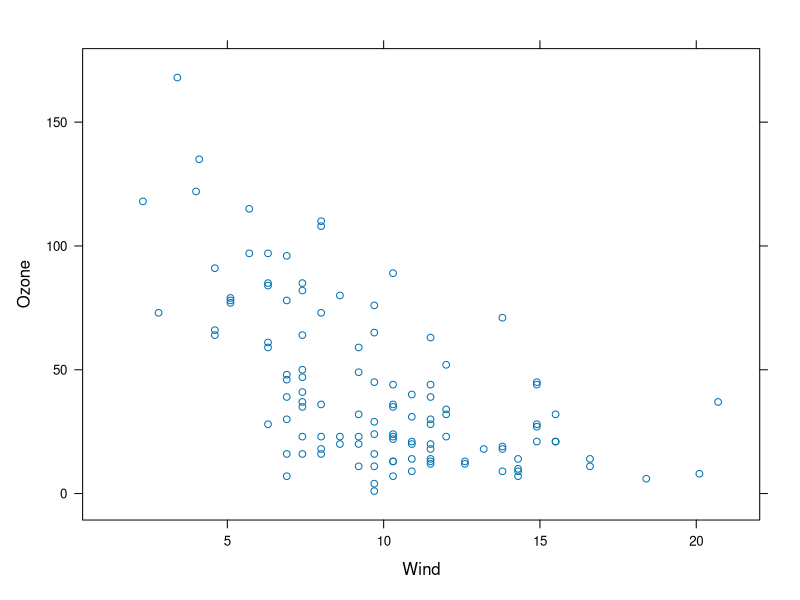
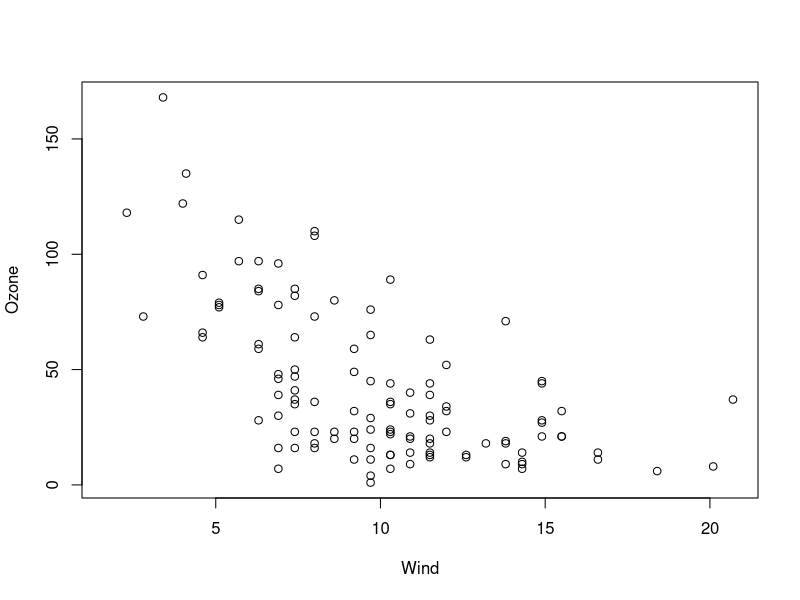
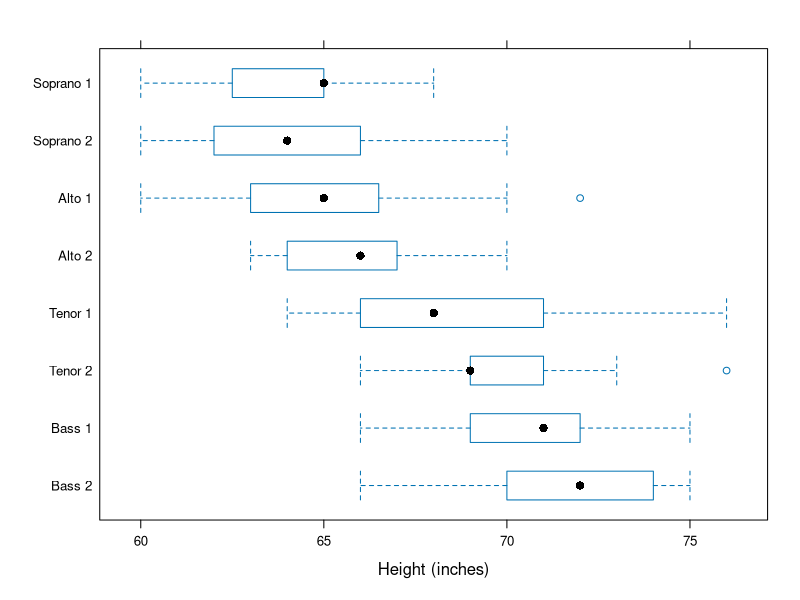
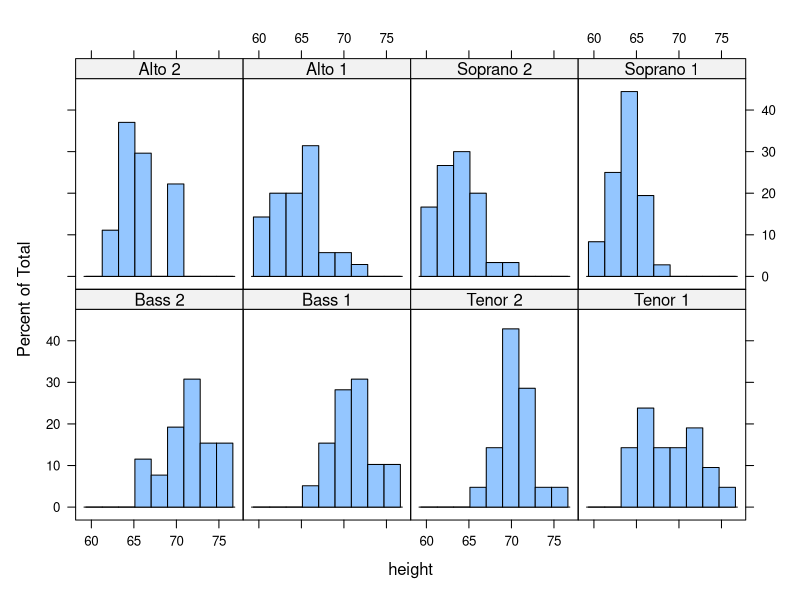
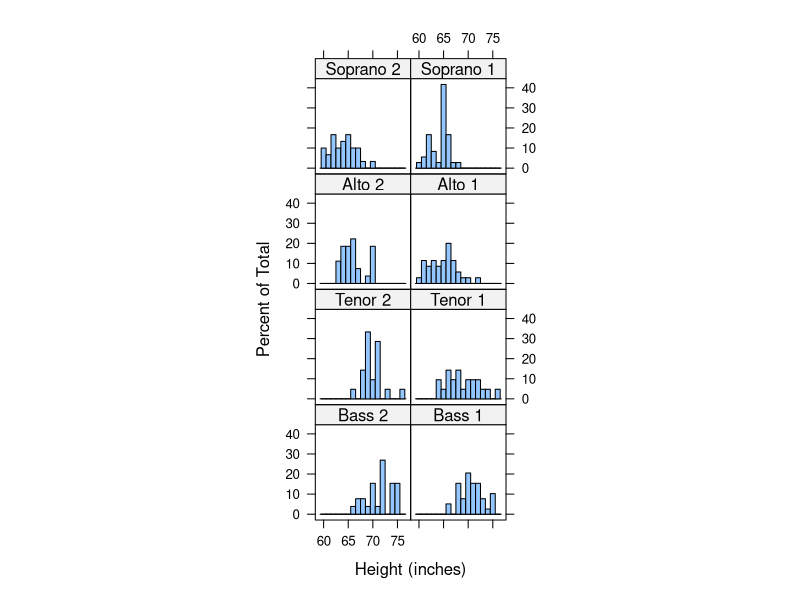
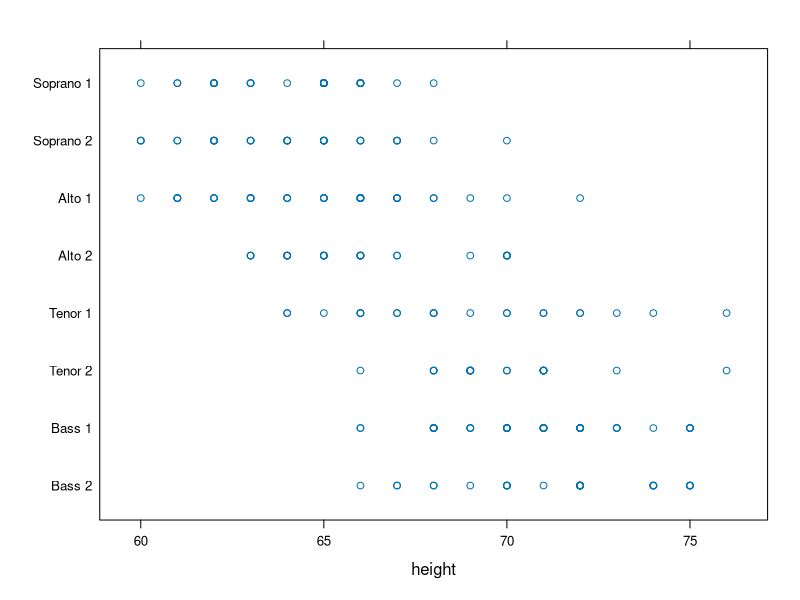
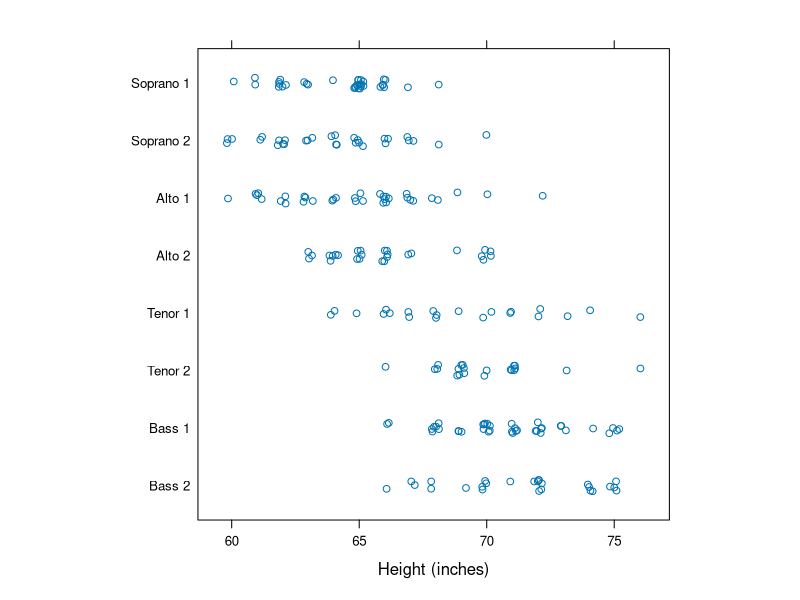
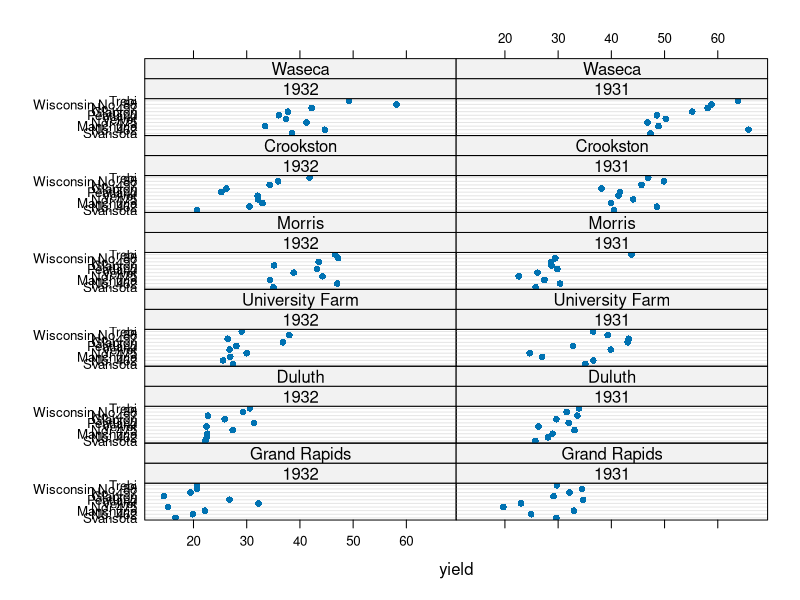

Write the R code that produced these figures, in order. (Note: this script raises an error after producing the figures.)
###########################
## 2021-03-05
## 고급 그래픽 패키지
## lattice & ggplot2
###########################


## lattice package

install.packages("lattice")
library(lattice)

# xyplot

help(xyplot)

head(airquality)
View(airquality)
xyplot(Ozone ~ Wind, data = airquality)

# bwplot

attach(airquality)
plot(Wind,Ozone)
detach(airquality)

?singer
View(singer)
bwplot(voice.part ~ height,data=singer,
       xlab="Height (inches)")
head(singer)


# histogram

help("histogram")
histogram( ~ height | voice.part,
           data = singer, layout=c(4,2))
           
histogram( ~ height | voice.part,
           data = singer, 
           nint = 17,
           endpoints = c(59.5,76.5),
           layout = c(2,4),
           aspect = 1,
           xlab = "Height (inches)")

# stripplot

help("stripplot")
stripplot(voice.part ~ height, 
          data = singer)
stripplot(voice.part ~ jitter(height), 
          data = singer, aspect = 1,
          jitter.data = TRUE, 
          xlab = "Height (inches)")

# dotplot

head(barley)
View(barley)
dotplot(variety ~ yield | year * site, 
        data=barley)


dotplot(mpg ~ wt, data=mtcars)

# splom()

help(splom)
head(quakes)
splom(quakes[,1:4])

# levelplot()

parallel(iris)

help("levelplot")
x<-rep(seq(6,15,by=1),each=20)
y<-rep(seq(0,0.95,by=0.05),10)
z<-x*y
x
y
z
levelplot(z ~ x * y,
          scales=list(x=list(at=seq(6,15,1),cex=2), 
                      y=list(at=seq(0,0.9,0.1), cex=2)),
          xlab=list(label="x", cex=2),
          ylab=list(label="y", cex=2))

x1 <- seq(-3,3,length=50)
x2 <- seq(-4,4,length =60)
f <- function(x1,x2){x1^2+x2^2+x1*x2}
y <- outer(x1,x2,FUN=f)
contour(x1,x2,y)

help(outer)
y

################################################
##  ggplot2 패키지
################################################
install.packages("ggplot2")
library(ggplot2)

s <- ggplot(data=iris,aes(Sepal.Length, Petal.Length, colour=Species))
s + geom_point()
summary(s)


# aes( )함수로 x축 y축 색상 매핑 
p <- ggplot(mtcars, aes(wt, mpg, colour=factor(cyl)))
p

# Geometric object로 점 정의
p <- p + geom_point()

# ggplot 클래스 객체인 p 출력
p

p <- ggplot(mtcars, aes(factor(cyl), fill=factor(cyl)))
p <- p + geom_bar(width=.5)   # 막대정의 : 너비 0.5
p <- p + facet_grid(. ~gear)    # gear 변수에 따라 서로 다른 패싯에 출력(패널)
p

p <- ggplot(mtcars, aes(wt, mpg))
p <- p + geom_point( )  # 산점도 그림
p <- p + geom_smooth(method="loess")  # 평활(smooth) 정의
p  # p 출력


ggplot(data=mtcars, aes(x=wt, y=mpg)) + geom_point()

qplot(mtcars$wt, mtcars$mpg, geom="point")
qplot(wt, mpg, data=mtcars, geom="point")

p <- ggplot(mtcars, aes(wt, mpg))
p + geom_point()

p <- ggplot(data=mtcars, aes(x=wt, y=mpg))
p + geom_point(aes(x=wt, y=mpg))
print(p)   # 화면에 플롯으로 출력함

p <- ggplot(data=mtcars, aes(x=wt, y=mpg))
p + geom_point(colour="orange", size=6)
summary(p)

p <- ggplot(data=mtcars, aes(x=wt, y=mpg))
p + geom_point(aes(colour=cyl, size=gear))

p <- ggplot(data=mtcars, aes(x=wt, y=mpg))
p <- p + xlim(1, 5) + ylim(10, 35)
p + geom_abline(intercept = 37, slope = -5)

# 회귀추정식을 적용
mtcars_coefs <- coef(lm(mpg ~ wt, mtcars))
mtcars_coefs
p <- ggplot(data=mtcars, aes(x=wt, y=mpg))
p <- p + geom_point()
p + geom_abline(intercept = mtcars_coefs["(Intercept)"], 
                  slope = mtcars_coefs["wt"], colour="red")

p <- ggplot(data=mtcars, aes(factor(cyl)))
p + geom_bar()
p + geom_bar(binwidth=1)

p <- ggplot(data=mtcars, aes(factor(cyl)))
p + geom_bar(binwidth=1)

qplot(Sepal.Length,Petal.Length,data=iris,
      color=Species,size=Petal.Width)

head(Orange)
qplot(age,circumference,data = Orange, geom = "line",
      colour = Tree, main="How does orange tree circumference vary with age?")


qplot(Sepal.Length,Petal.Length,data=iris,color=Species)

ggplot(data=iris, aes(x=Sepal.Length, y= Petal.Length))+geom_point(aes(colour = Species))

# MASS::Cars93

library(MASS)
(ggplot(data=Cars93, aes(x=Weight, y=MPG.highway, colour=Type)) 
+ geom_point(shape=19, size=3)
+ ggtitle("Scatter Plot by Type, using different Colours"))

(ggplot(data=Cars93, aes(x=Weight, y=MPG.highway, shape=Type))
+ geom_point(size=2)
+ ggtitle("Scatter Plot by Type, differenct Shapes"))


p <- ggplot(mtcars, aes(x=cyl))
p <- p+ geom_bar(fill="yellow")
p
help(scale_fill_brewer)      

# MASS::Tooth Growth
df2 <- data.frame(supp=rep(c("VC", "OJ"), each=3),
                  dose=rep(c("D0.5", "D1", "D2"),2),
                  len=c(6.8, 15, 33, 4.2, 10, 29.5))

p <- ggplot(data=df2, aes(x=dose, y=len, fill=supp)) +
  geom_bar(stat="identity", color="black", position=position_dodge())+
  theme_minimal()+
  geom_text(aes(label=len), color="red",position = position_dodge(0.9), size=3.5)
p + scale_fill_brewer(palette="Blues")

df2


#### 집단화(grouping) & 측면화(faceting)

ggplot(mtcars, aes(x=wt, y=mpg)) +
  geom_point() +
  labs(title = "Automobile Data",
       x="Weight", y="Miles per Gallon")

mtcars$am <- factor(mtcars$am, levels = c(0,1),
                    labels=c("Automatic", "Manual"))
mtcars$vs <- factor(mtcars$vs, levels = c(0,1),
                    labels=c("V-Engine", "Straight Engine"))
mtcars$cyl <- factor(mtcars$cyl)

ggplot(data=mtcars, 
       aes(x=hp, y=mpg, shape=cyl, color=cyl)) +
  geom_point(size=3) +
  facet_grid(am~vs) +
  labs(title = "Automobile Data by Engine Type",
              x="Horsepower", y="Miles per Gallon")


install.packages("carData")
library(carData)
data(Salaries, package = "carData")
library(ggplot2)
ggplot(data=Salaries, aes(x=salary, fill=rank)) +
  geom_density(alpha=0.3)

ggplot(data=Salaries,
       aes(x=yrs.since.phd,
           y=salary,
           color=rank,
           shape=sex)) +
  geom_point()
ggplot(data=Salaries,
       aes(x=rank, fill=sex)) +
  geom_bar(position="stack") +
  labs(title='postion="stack"')

ggplot(data=Salaries,
       aes(x=rank, fill=sex)) +
  geom_bar(position="dodge") +
  labs(title='postion="dodge"')

ggplot(data=Salaries,
       aes(x=rank, fill=sex)) +
  geom_bar(position="fill") +
  labs(title='postion="fill"')

install.packages("lattice")
library(lattice)
data(singer, package = "lattice")
ggplot(data=singer, aes(x=height)) +
  geom_histogram() +
  facet_wrap(~voice.part, nrow=4)

ggplot(data=singer, 
       aes(x=height,
           fill=voice.part)) +
  geom_density() +
  facet_grid(voice.part~.)


ggplot(data=Salaries,
       aes(x=yrs.since.phd,
           y=salary,
           color=rank,
           shape=rank)) +
  geom_point() +
  facet_grid(.~sex)
